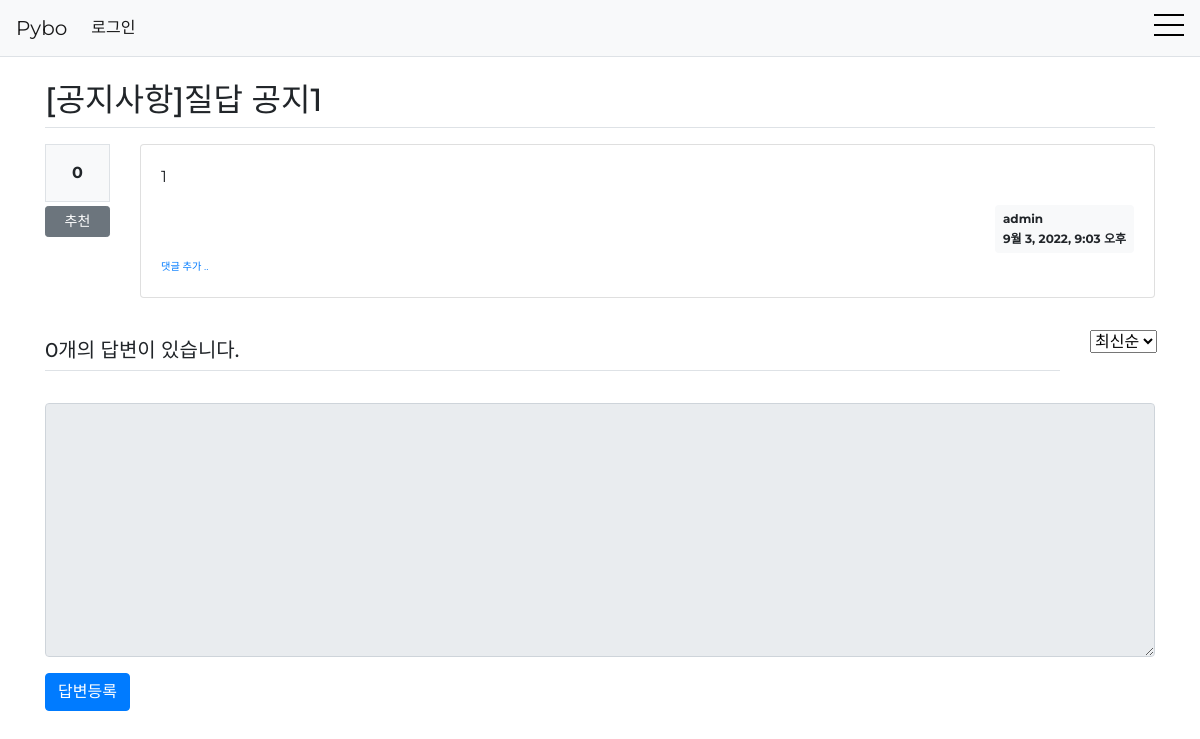
Page /pybo/385/qna/ on the earlier database version.
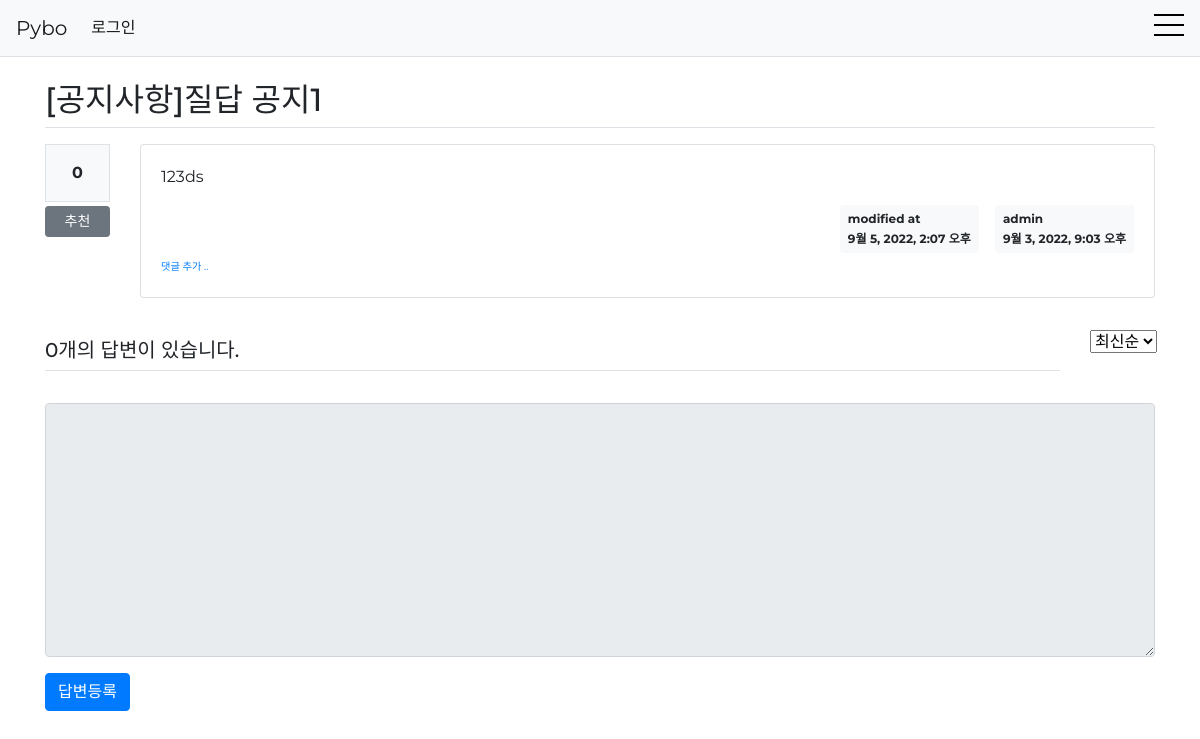
Same page on the later database version.
### pybo/models.py (models this page shows, shortened)
class Question(models.Model):
    author=models.ForeignKey(User, on_delete=models.CASCADE, related_name='author_question')
    subject=models.CharField(max_length=200)
    content=RichTextField(null=True, blank=True)
    create_date=models.DateTimeField()
    modify_date=models.DateTimeField(null=True, blank=True)
    voter = models.ManyToManyField(User, related_name='voter_question')
    view_count = models.PositiveIntegerField(default=0)
    top_fixed = models.BooleanField(verbose_name='상단고정', default=False)
    category = models.ForeignKey(Category, on_delete=models.CASCADE, related_name='category_question')
    @property
    def update_counter(self):
        self.view_count=self.view_count+1
        self.save()

### pybo/views/base_views.py (the view)
# urls.py: path('<int:question_id>/<str:category_name>/',base_views.detail, name='detail'),
def detail(request, question_id, category_name):
    question=get_object_or_404(Question, pk=question_id)
    category = get_object_or_404(Category, name=category_name)
    question.update_counter
    sort=request.GET.get('sort', '최신순')
    if sort =='최신순':
        answer_list = Answer.objects.all().order_by('-create_date')
    else:
        answer_list = Answer.objects.annotate(like_count=Count('voter')).order_by('-like_count', '-create_date')
    context={'question':question, 'answer_list':answer_list, 'category':category}
    return render(request, 'pybo/question_detail.html', context)

### pybo/templatetags/pybo_filter.py (called while the page is built)
@register.filter()
def mark(value):
    extenstions = ["nl2br", "fenced_code"]
    return mark_safe(markdown.markdown(value, extenstions=extenstions))

### templates/pybo/question_detail.html (shortened to what this page needs)
{% extends 'base.html' %}
{% load pybo_filter %}
{% block content %}
<div class="container my-3">
    {% if question.top_fixed %}
        <h2 class="border-bottom py-2">[공지사항]{{ question.subject }}</h2>
    {% else %}
        <h2 class="border-bottom py-2">{{ question.subject }}</h2>
    {% endif %}
    <div class="row my-3">
        <div class="col-1">
            <div class="bg-light text-center p-3 border font-weight-bolder mb-1">{{question.voter.count}}</div>
            <a href="#" data-uri="{% url 'pybo:vote_question' question.id  %}"
               class="recommend btn btn-sm btn-secondary btn-block my-1">추천</a>
        </div>
        <div class="col-11">
            <div class="card">
                <div class="card-body">
                    <div class="card-text">{{ question.content|mark }}</div>
                    <div class="d-flex justify-content-end">
                        {% if question.modify_date %}
                        <div class="badge badge-light p-2 text-left mx-3">
                            <div class="mb-2">modified at</div>
                            <div>{{ question.modify_date }}</div>
                        </div>
                        {% endif %}
                        <div class="badge badge-light p-2 text-left">
                            <div class="mb-2">{{ question.author.username }}</div>
                            <div>{{ question.create_date }}</div>
                        </div>
                    </div>
                    <div>
                        <a href="{% url 'pybo:comment_create_question' question.id  %}"
                           class="small"><small>댓글 추가 ..</small></a>
                    </div>
                </div>
            </div>
        </div>
    </div>
    <div class="row">
        <div class="col-11">
            <h5 class="border-bottom my-3 py-2">{{question.answer_set.count}}개의 답변이 있습니다.</h5>
        </div>
        <div class="col-1 my-3">
            <select class="selectpicker" name="sorts", id="sort">
                <option value="최신순" selected="selected">최신순</option>
            </select>
        </div>
    </div>
    <form action="{% url 'pybo:answer_create' question.id %}" method="post" class="my-3">
        <div class="form-group">
            <textarea {% if not user.is_authenticated %}disabled{% endif %}
              name="content" id="content" class="form-control" rows="10"></textarea>
        </div>
        <input type="submit" value="답변등록" class="btn btn-primary">
    </form>
</div>
{% endblock %}

### templates/base.html (shortened to what this page needs)
{% load static %}
<!doctype html>
<html lang="ko">
<head>
    <link rel="stylesheet" type="text/css" href="{% static 'bootstrap.min.css' %}">
    <link rel="stylesheet" type="text/css" href="{% static 'style.css' %}">
    <link rel="stylesheet" type="text/css" href="{% static 'ham_style.css' %}">
</head>
<body>
{% include "navbar.html" %}
{% block content %}
{% endblock %}
</body>
</html>

### templates/navbar.html (shortened to what this page needs)
<nav class="navbar navbar-expand navbar-light bg-light border-bottom">
    <a class="navbar-brand" href="{% url 'pybo:index' %}">Pybo</a>
    <div class="collapse navbar-collapse" id="navbarNav">
        <ul class="navbar-nav">
            <li class="nav-item active">
                {% if user.is_authenticated %}
                <a class="nav-link" href="{% url 'common:logout' %}">
                    {{ user.username }} (로그아웃)
                </a>
                {% else %}
                <a class="nav-link" href="{% url 'common:login' %}">로그인</a>
                {% endif %}
            </li>
        </ul>
    </div>
    <div class="float-right">
        <label for="trigger">
            <span></span>
            <span></span>
            <span></span>
        </label>
    </div>
</nav>

### static/ham_style.css (style rules this page uses)
body { font-family: 'Montserrat', sans-serif; }
label[for=trigger] { width: 30px; height: 20px; display: block; position: relative; cursor: pointer; }
label[for=trigger] span { display: block; height: 2px; background-color: #000; left: 0; width: 100%; position: absolute; transition: 0.3s; z-index: 1000; }
label[for=trigger] span:nth-child(1) { top:0; }
label[for=trigger] span:nth-child(2) { top:50%; }
label[for=trigger] span:nth-child(3) { top:100%; }

Differences in the rows shown:
changed Question "질답 공지1": content|mark "1" → "123ds"; modify_date (not shown) → "9월 5, 2022, 2:07 오후"
Other differences:
text now shown: "modified at"
